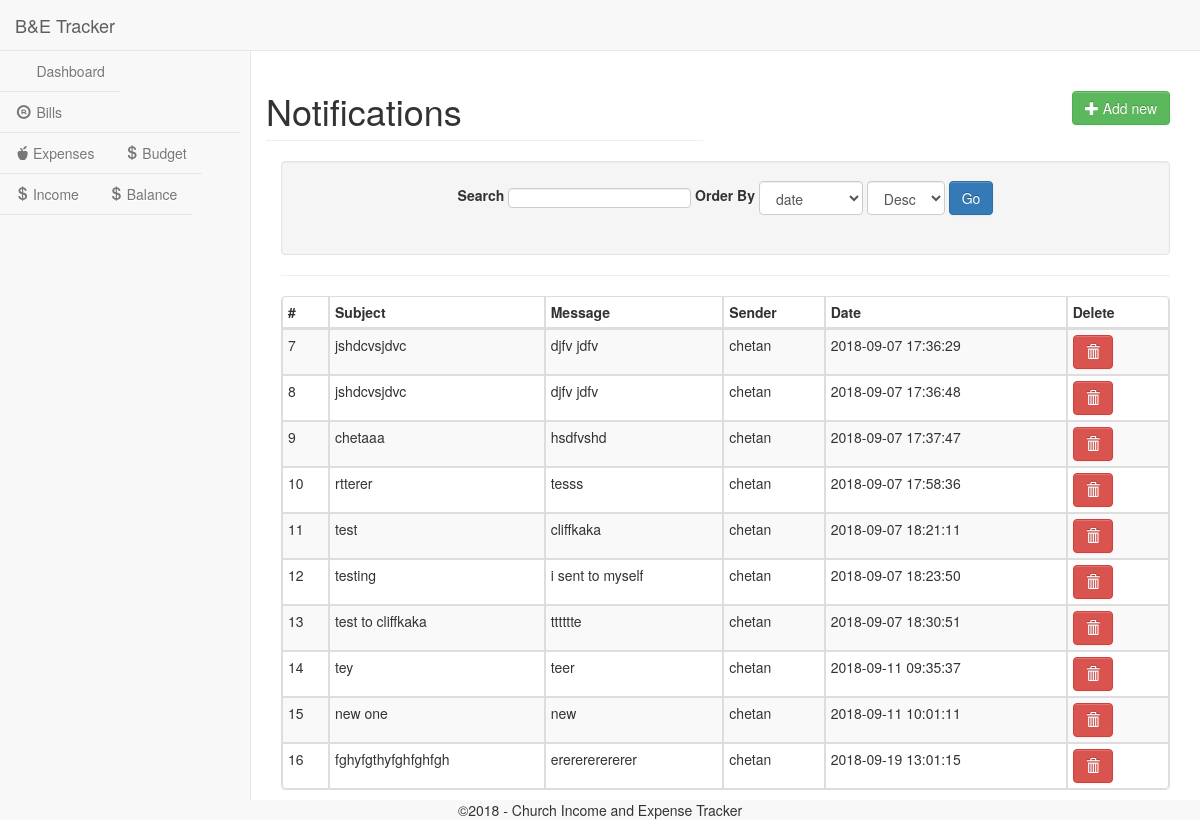
Screenshot of /notification.php (signed in) with the database file from the repository.
### tables this page shows
CREATE TABLE `comments` (
  `id` int(30) NOT NULL AUTO_INCREMENT,
  `comment` varchar(300) NOT NULL,
  `status` int(1) NOT NULL DEFAULT '0',
  `subject` varchar(300) NOT NULL,
  `date` datetime NOT NULL DEFAULT CURRENT_TIMESTAMP,
  `sender` int(11) NOT NULL,
  `recipient` int(11) NOT NULL,
  PRIMARY KEY (`id`),
  KEY `sender` (`sender`),
  KEY `recipient` (`recipient`),
  CONSTRAINT `comments_ibfk_1` FOREIGN KEY (`sender`) REFERENCES `users` (`id`),
  CONSTRAINT `comments_ibfk_2` FOREIGN KEY (`recipient`) REFERENCES `users` (`id`)
);

CREATE TABLE `users` (
  `id` int(25) NOT NULL AUTO_INCREMENT,
  `user_name` varchar(20) NOT NULL,
  `passwd` varchar(50) NOT NULL,
  `user_type` varchar(20) NOT NULL,
  `email` varchar(100) NOT NULL,
  `status` enum('Approved','Pending') NOT NULL DEFAULT 'Pending',
  `date_created` timestamp NOT NULL DEFAULT CURRENT_TIMESTAMP,
  PRIMARY KEY (`id`),
  UNIQUE KEY `user_name` (`user_name`),
  UNIQUE KEY `email` (`email`)
);

### coreadmin/lib/MysqliDb.php (called while the page is built, shortened)
<?php
class MysqliDb
{
    public static $prefix = '';
    protected $_mysqli;
    protected $_query;
    protected $_queryOptions = array();
    protected $_orderBy = array();
    protected $_groupBy = array();
    protected $_bindParams = array('');
    protected $host;
    protected $username;
    protected $password;
    protected $db;
    protected $port;
    protected $charset;
    public $returnType = 'array';
    protected $_nestJoin = false;
    private $_tableName = '';
    protected $_mapKey = null;
    public function __construct($host = null, $username = null, $password = null, $db = null, $port = null, $charset = 'utf8')
    {
        $isSubQuery = false;
        if (is_object($host)) {
            $this->_mysqli = $host;
        } else {
            $this->host = $host;
        }
        $this->username = $username;
        $this->password = $password;
        $this->db = $db;
        $this->port = $port;
        $this->charset = $charset;
    }
    public function connect()
    {
        $this->_mysqli = new mysqli($this->host, $this->username, $this->password, $this->db, $this->port);
        if ($this->charset) {
            $this->_mysqli->set_charset($this->charset);
        }
    }
    public function mysqli()
    {
        return $this->_mysqli;
    }
    protected function reset()
    {
        $this->_orderBy = array();
        $this->_groupBy = array();
        $this->_bindParams = array('');
        $this->_query = null;
        $this->_queryOptions = array();
        $this->returnType = 'array';
        $this->_nestJoin = false;
        $this->_forUpdate = false;
        $this->_lockInShareMode = false;
        $this->_tableName = '';
        $this->_updateColumns = null;
        $this->_mapKey = null;
    }
    public function get($tableName, $numRows = null, $columns = '*')
    {
        $column = is_array($columns) ? implode(', ', $columns) : $columns;
        if (strpos($tableName, '.') === false) {
            $this->_tableName = self::$prefix . $tableName;
        } else {
            $this->_tableName = $tableName;
        }
        $this->_query = 'SELECT ' . implode(' ', $this->_queryOptions) . ' ' .
            $column . " FROM " . $this->_tableName;
        $stmt = $this->_buildQuery($numRows);
        $stmt->execute();
        $res = $this->_dynamicBindResults($stmt);
        return $res;
    }
    public function orderBy($orderByField, $orderbyDirection = "DESC", $customFields = null)
    {
        $orderbyDirection = strtoupper(trim($orderbyDirection));
        $orderByField = preg_replace("/[^-a-z0-9\.\(\),_`\*\'\"]+/i", '', $orderByField);
        $orderByField = preg_replace('/(\`)([`a-zA-Z0-9_]*\.)/', '\1' . self::$prefix . '\2', $orderByField);
        $this->_orderBy[$orderByField] = $orderbyDirection;
        return $this;
    }
    protected function _determineType($item)
    {
        switch (gettype($item)) {
            case 'boolean':
            case 'integer':
                return 'i';
                break;
        }
        return '';
    }
    protected function _bindParam($value)
    {
        $this->_bindParams[0] .= $this->_determineType($value);
        array_push($this->_bindParams, $value);
    }
    protected function _buildPair($operator, $value)
    {
        if (!is_object($value)) {
            return ' ' . $operator . ' ? ';
        }
        $subQuery = $value->getSubQuery();
        return " " . $operator . " (" . $subQuery['query'] . ") " . $subQuery['alias'];
    }
    protected function _buildQuery($numRows = null, $tableData = null)
    {
        $stmt = $this->_prepareQuery();
        if (count($this->_bindParams) > 1) {
            call_user_func_array(array($stmt, 'bind_param'), $this->refValues($this->_bindParams));
        }
        return $stmt;
    }
    protected function _dynamicBindResults(mysqli_stmt $stmt)
    {
        $parameters = array();
        $results = array();
        $mysqlLongType = 252;
        $shouldStoreResult = false;
        $meta = $stmt->result_metadata();
        $row = array();
        while ($field = $meta->fetch_field()) {
            if ($this->_nestJoin && $field->table != $this->_tableName) {
                $field->table = substr($field->table, strlen(self::$prefix));
                $row[$field->table][$field->name] = null;
                $parameters[] = & $row[$field->table][$field->name];
            } else {
                $row[$field->name] = null;
                $parameters[] = & $row[$field->name];
            }
        }
        call_user_func_array(array($stmt, 'bind_result'), $parameters);
        while ($stmt->fetch()) {
            if ($this->returnType == 'object') {
                $result = new stdClass ();
                foreach ($row as $key => $val) {
                    if (is_array($val)) {
                        $result->$key = new stdClass ();
                        foreach ($val as $k => $v) {
                            $result->$key->$k = $v;
                        }
                    } else {
                        $result->$key = $val;
                    }
                }
            } else {
                $result = array();
                foreach ($row as $key => $val) {
                    if (is_array($val)) {
                        foreach ($val as $k => $v) {
                            $result[$key][$k] = $v;
                        }
                    } else {
                        $result[$key] = $val;
                    }
                }
            }
            if ($this->_mapKey) {
                $results[$row[$this->_mapKey]] = count($row) > 2 ? $result : end($result);
            } else {
                array_push($results, $result);
            }
        }
        return $results;
    }
    protected function _buildCondition($operator, &$conditions)
    {
        if (empty($conditions)) {
            return;
        }
        $this->_query .= ' ' . $operator;
        foreach ($conditions as $cond) {
            list ($concat, $varName, $operator, $val) = $cond;
            $this->_query .= " " . $concat . " " . $varName;
            switch (strtolower($operator)) {
                default:
                    if (is_array($val)) {
                        $this->_bindParams($val);
                    } elseif ($val === null) {
                        $this->_query .= ' ' . $operator . " NULL";
                    } elseif ($val != 'DBNULL' || $val == '0') {
                        $this->_query .= $this->_buildPair($operator, $val);
                    }
            }
        }
    }
    protected function _buildGroupBy()
    {
        if (empty($this->_groupBy)) {
            return;
        }
        $this->_query .= " GROUP BY ";
        $this->_query = rtrim($this->_query, ', ') . " ";
    }
    protected function _buildOrderBy()
    {
        if (empty($this->_orderBy)) {
            return;
        }
        $this->_query .= " ORDER BY ";
        $this->_query = rtrim($this->_query, ', ') . " ";
    }
    protected function _prepareQuery()
    {
        if (!$stmt = $this->mysqli()->prepare($this->_query)) {
            $msg = $this->mysqli()->error . " query: " . $this->_query;
            $num = $this->mysqli()->errno;
            $this->reset();
            throw new Exception($msg, $num);
        }
        return $stmt;
    }
    public function __destruct()
    {
        if ($this->_mysqli) {
            $this->_mysqli = null;
        }
    }
    protected function refValues(array &$arr)
    {
        if (strnatcmp(phpversion(), '5.3') >= 0) {
            $refs = array();
            foreach ($arr as $key => $value) {
                $refs[$key] = & $arr[$key];
            }
            return $refs;
        }
        return $arr;
    }
    protected function replacePlaceHolders($str, $vals)
    {
        $i = 1;
        $newStr = "";
        while ($pos = strpos($str, "?")) {
            $val = $vals[$i++];
            $newStr .= substr($str, 0, $pos) . "'" . $val . "'";
            $str = substr($str, $pos + 1);
        }
        $newStr .= $str;
        return $newStr;
    }
}

### coreadmin/config/config.php (called while the page is built, shortened)
<?php
require_once BASE_PATH.'/lib/MysqliDb.php';
function getDbInstance()
{
	return new MysqliDb(DB_HOST,DB_USER,DB_PASSWORD,DB_NAME);
}

### includes/count.php (called while the page is built, shortened)
<?php
require_once './coreadmin/config/config.php';
$db = getDbInstance();

### notification.php (the view, shortened to what this page needs)
<?php
require_once 'coreadmin/config/config.php';
$search_string = filter_input(INPUT_GET, 'search_string');
$filter_col = filter_input(INPUT_GET, 'filter_col');
$order_by = filter_input(INPUT_GET, 'order_by');
if (!$filter_col) {
    $filter_col = "date";
}
if (!$order_by) {
    $order_by = "Desc";
}
$db = getDbInstance();
$user= $_SESSION['user_logged_in'];
$db->where("recipient",$user);
$arr = $db->get('comments');
foreach ($arr as $value) {
    foreach ($value as $col_name => $col_value) {
        $filter_options[$col_name] = $col_name;
    }
    break;
}
include_once 'includes/header.php';
?>
<div id="wrapper">
    <?php if (isset($_SESSION['user_logged_in']) && $_SESSION['user_logged_in'] == true ) : ?>
        <nav class="navbar navbar-default navbar-static-top" role="navigation" style="margin-bottom: 0">
            <div class="navbar-header">
                <a class="navbar-brand" href="">B&E Tracker</a>
            </div>
            <ul class="nav navbar-top-links navbar-right">
    <li> <a id="notification-icon" name="button" onclick="myFunction()" class="dropbtn"><span id="notification-count"><?php if($count>0) { echo $count; } ?></span><i class="fa fa-envelope fa-fw"></i></a>
</li>
                <li class="dropdown">
                    <a class="dropdown-toggle" data-toggle="dropdown" href="#">
                        <i class="fa fa-user fa-fw"></i> <i class="fa fa-caret-down"></i>
                    </a>
                </li>
            </ul>
            <div class="navbar-default sidebar" role="navigation">
                <div class="sidebar-nav navbar-collapse">
                    <ul class="nav" id="side-menu">
                        <li>
                            <a href="home.php"><i class="fa fa-dashboard fa-fw"></i> Dashboard</a>
                        </li>
                        <li <?php echo (CURRENT_PAGE =="balance.php" || CURRENT_PAGE=="balance.php") ? 'class="active"' : '' ; ?>>
                            <a href="bills.php"><i class="glyphicon glyphicon-registration-mark fa-fw"></i> Bills<span class="fa arrow"></span></a>
                        </li>
                        <li>
                           <a href="expenses.php"> <i class="glyphicon glyphicon-apple"></i> Expenses</a>
                        </li>
                         <li>
                           <a href="budget.php"> <i class="glyphicon glyphicon-usd"></i> Budget</a>
                        </li>
                        <li>
                               <a href="income.php"> <i class="glyphicon glyphicon-usd"></i> Income</a>
                        </li>
                        <li>
                        <a href="balances.php"> <i class="glyphicon glyphicon-usd"></i> Balance</a>
                    </li>
                    </ul>
                </div>
            </div>
        </nav>
    <?php endif; ?>
<div id="page-wrapper">
    <div class="row">
        <div class="col-lg-6">
            <h1 class="page-header">Notifications</h1>
        </div>
        <div class="col-lg-6" style="">
            <div class="page-action-links text-right">
	            <a href="add_notification.php?operation=create">
	            	<button class="btn btn-success"><span class="glyphicon glyphicon-plus"></span> Add new </button>
	            </a>
            </div>
        </div>
    </div>
    <div class="well text-center filter-form">
        <form class="form form-inline" action="">
            <label for="input_search">Search</label>
            <input type="text" class="form-control" title="search by name,email,conference,union" data-toggle="tooltip" id="input_search" name="search_string" value="<?php echo $search_string; ?>">
            <label for ="input_order">Order By</label>
            <select name="filter_col"  title="order by name,email,conference,union,status" data-toggle="tooltip" class="form-control">
                <?php
                foreach ($filter_options as $option) {
                    ($filter_col === $option) ? $selected = "selected" : $selected = "";
                    echo ' <option value="' . $option . '" ' . $selected . '>' . $option . '</option>';
                }
                ?>
            </select>
            <select name="order_by" title="order asc or desc" data-toggle="tooltip" class="form-control" id="input_order">
                <option value="Desc" <?php
                if ($order_by == 'Desc') {
                    echo "selected";
                }
                ?>>Desc</option>
            </select>
            <input type="submit" value="Go" class="btn btn-primary">
        </form>
    </div>
    <hr>
    <table class="table table-striped table-bordered table-condensed">
        <thead>
            <tr>
                <th class="header">#</th>
                <th>Subject</th>
				 <th>Message</th>
                   <th>Sender</th>
				  <th>Date</th>
			    <th>Delete</th>
            </tr>
        </thead>
        <tbody>
            <?php foreach ($arr as $row) :
                $db->where('id',$row['sender']);
           foreach ($db->get('users') as $row1):
                ?>
                <tr>
	                <td><?php echo $row['id'] ?></td>
					<td><?php echo $row['subject'] ?></td>
					  <td><?php echo htmlspecialchars($row['comment']); ?></td>
                                          <td><?php echo htmlspecialchars($row1['user_name']); ?></td>
	              <td><?php echo htmlspecialchars($row['date']); ?></td>
	               <td>
					<a href=""  class="btn btn-danger delete_btn" data-toggle="modal" data-target="#confirm-delete-<?php echo $row['id'] ?>" style="margin-right: 8px;"><span class="glyphicon glyphicon-trash"></span></td>
				</tr>
            <?php endforeach;
            endforeach;
            ?>
        </tbody>
    </table>
</div>
<?php include_once './includes/footer.php'; ?>

### rows the page displays
comments: id "7", subject "jshdcvsjdvc", comment "djfv jdfv", date "2018-09-07 17:36:29"
users: user_name "chetan"
comments: id "8", subject "jshdcvsjdvc", comment "djfv jdfv", date "2018-09-07 17:36:48"
comments: id "9", subject "chetaaa", comment "hsdfvshd", date "2018-09-07 17:37:47"
comments: id "10", subject "rtterer", comment "tesss", date "2018-09-07 17:58:36"
comments: id "11", subject "test", comment "cliffkaka", date "2018-09-07 18:21:11"
comments: id "12", subject "testing", comment "i sent to myself", date "2018-09-07 18:23:50"
comments: id "13", subject "test to cliffkaka", comment "tttttte", date "2018-09-07 18:30:51"
comments: id "14", subject "tey", comment "teer", date "2018-09-11 09:35:37"
comments: id "15", subject "new one", comment "new", date "2018-09-11 10:01:11"
comments: id "16", subject "fghyfgthyfghfghfgh", comment "ererererererer", date "2018-09-19 13:01:15"

### other values shown
form field filter_col "date"
